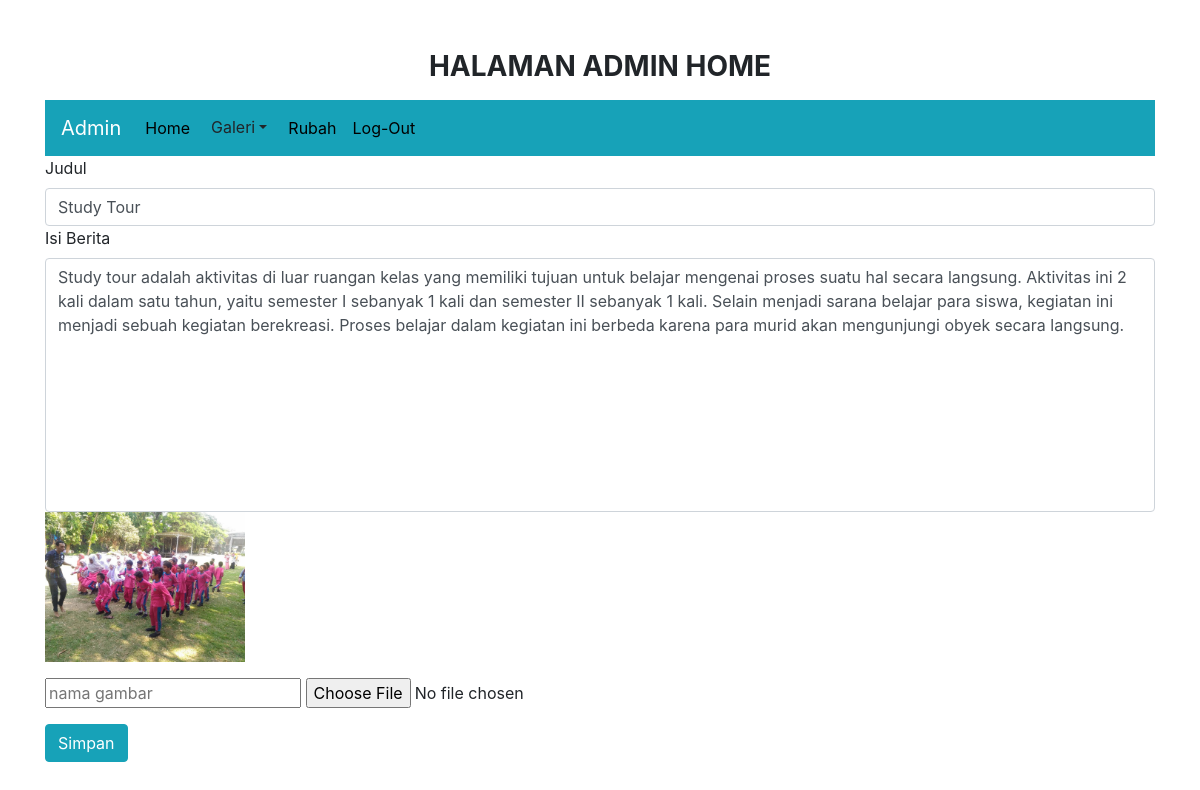
The page /admin/e_index.php?edit=3 on the database its author committed.
### tables this page shows
CREATE TABLE `tbl_utama` (
  `id` int(11) NOT NULL,
  `judul` varchar(30) NOT NULL,
  `isi` text NOT NULL,
  `nama_gambar` varchar(20) NOT NULL,
  `gambar` text NOT NULL
);

### admin/e_index.php (the view, shortened to what this page needs)
<!doctype html>
<html lang="en">
  <head>
    <link rel="stylesheet" href="https://cdn.jsdelivr.net/npm/bootstrap@4.6.2/dist/css/bootstrap.min.css">
    <link rel="stylesheet" href="../style.css">
  </head>
  <body>
<div class="container">
  <div class="admin-kepala">
    <h6>halaman admin home</h6>
  </div>
  <div class="navbar navbar-expand-lg navbar-dark bg-info">
    <a href="admin_index.php" class="navbar-brand">Admin</a>
    <div class="collapse navbar-collapse" id="ikonkecil">
      <div class="navbar-nav mr-auto">
        <a href="admin_index.php" class="nav-link">Home</a>
        <div class="dropdown">
          <button type="button" class="btn dropdown-toggle" data-toggle="dropdown" name="button">Galeri</button>
        </div>
        <a href="rubah.php" class="nav-link">Rubah</a>
        <a href="?keluar" class="nav-link">Log-Out</a>
      </div>
    </div>
  </div>
  <?php
  include '../koneksi/connect.php';
  $id=$_GET['edit'];
  $query=mysqli_query($link, "SELECT * FROM tbl_utama where id='$id' ");
  $outputan=mysqli_fetch_assoc($query);
   ?>
  <form method="post" enctype="multipart/form-data">
    <div class="form-group">
      <label for="judul">Judul</label>
      <input type="text" placeholder="Judul Berita" class="form-control" name="judul" value="<?php echo $outputan['judul'] ?>">
      <label for="isi">Isi Berita</label>
      <textarea name="isi" class="ckeditor form-control" rows="10" style="resize:none;"><?php echo $outputan['isi'] ?></textarea>
      <div class="image-wrapper">
        <img src="../tampung/<?php echo $outputan['gambar'] ?>" alt="">
      </div>
      <input type="text" placeholder="nama gambar" class="mt-3" name="nama_gambar" value="">
      <input type="file" name="gambar" value="">
    </div>
    <button type="submit" class="btn btn-info mb-5" name="simpan" onclick="return confirm('yakin untuk dirubah?')">Simpan</button>
  </form>
</div>
  </body>
</html>

### style.css (style rules this page uses)
h6 { font-size: 28px; text-transform: uppercase; font-weight: bold; }
.navbar { background-color: rgb(70, 187, 199); }
.nav-link { color: black !important; }

### admin/e_index.php (style rules this page uses)
.admin-kepala { height: 100px; text-align: center; padding-top: 50px; }
.image-wrapper img { width: 200px; }

### rows shown on the page
tbl_utama: judul "Study Tour", isi "Study tour adalah aktivitas di luar ruangan kelas yang memiliki tujuan untuk belajar mengenai proses suatu hal secara langsung. Aktivitas ini 2 kali dalam satu tahun, yaitu semester I sebanyak 1 kali dan semester II sebanyak 1 kali. Selain menjadi sarana belajar para siswa, kegiatan ini menjadi sebuah kegiatan berekreasi. Proses belajar dalam kegiatan ini berbeda karena para murid akan mengunjungi obyek secara langsung.", gambar (picture)
